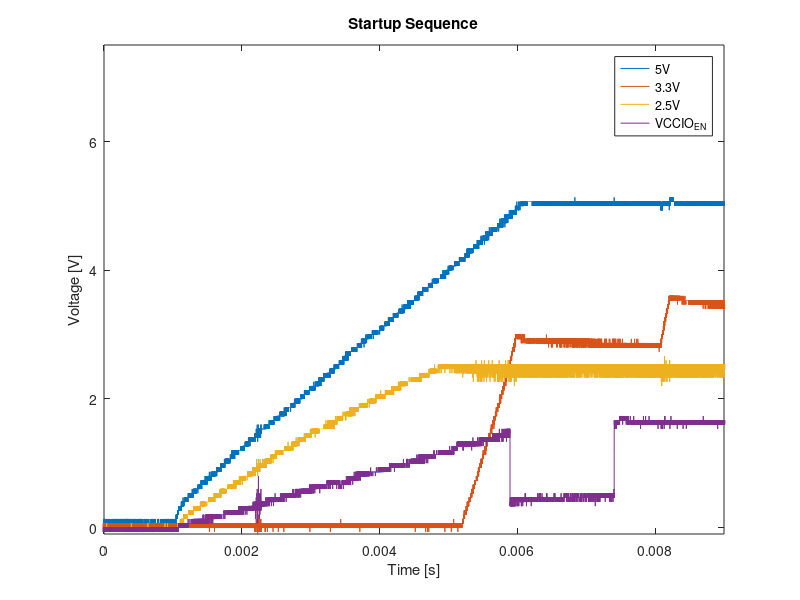

Write MATLAB code to recreate this figure.
clear all; close all; clc;

to_tikz = 0;


C1 = csvread('C1controller-board2-microzed-startup00000.txt',5,0);
C2 = csvread('C2controller-board2-microzed-startup00000.txt',5,0);
C3 = csvread('C3controller-board2-microzed-startup00000.txt',5,0);
C4 = csvread('C4controller-board2-microzed-startup00000.txt',5,0);


timeshift = 5e-3;
time_C1 = C1(:,1) + timeshift;
data_C1 = C1(:,2);

time_C2 = C2(:,1) + timeshift;
data_C2 = C2(:,2);

time_C3 = C3(:,1) + timeshift;
data_C3 = C3(:,2);

time_C4 = C4(:,1) + timeshift;
data_C4 = C4(:,2);

plot(time_C1, data_C1,time_C2, data_C2,time_C3, data_C3,time_C4, data_C4)
title('Startup Sequence')
xlabel('Time [s]')
ylabel('Voltage [V]')

xlim([0 9e-3])
ylim([-0.1 7.5])

legend('5V','3.3V','2.5V','VCCIO_{EN}')

if to_tikz == 1
    cleanfigure()
    matlab2tikz('controllerboardv2_startup.tex');
end